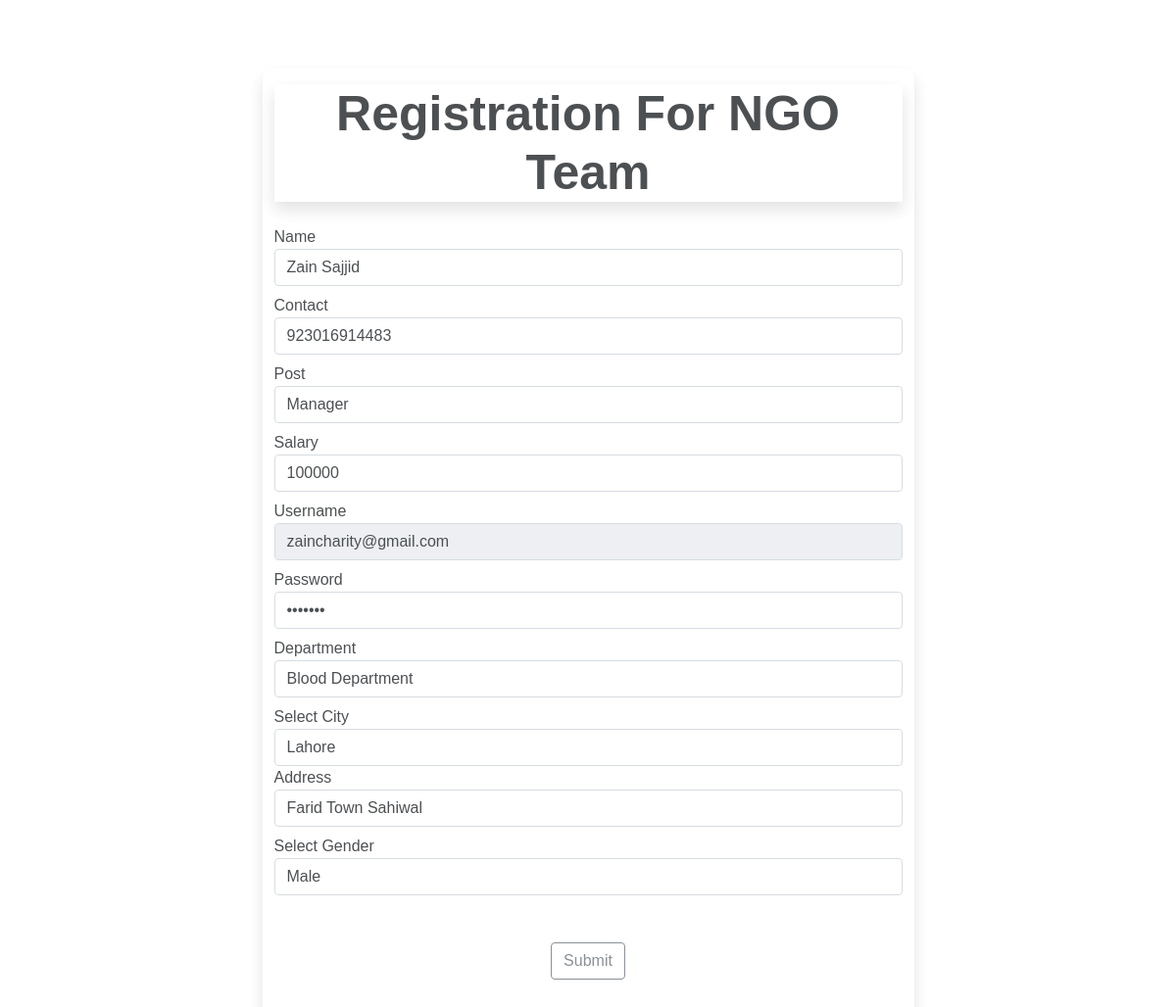
The app's page /admin/dashboard/teamedit.php?r=1 (signed in) with its own data.
### tables this page shows
CREATE TABLE `team` (
  `t_id` int(11) NOT NULL,
  `t_name` varchar(200) NOT NULL,
  `t_department` varchar(200) NOT NULL,
  `t_post` varchar(200) NOT NULL,
  `t_salary` varchar(200) NOT NULL,
  `t_username` varchar(200) NOT NULL,
  `t_password` varchar(200) NOT NULL,
  `t_contact` varchar(200) NOT NULL,
  `t_city` varchar(200) NOT NULL,
  `t_address` varchar(200) NOT NULL,
  `t_gender` varchar(200) NOT NULL
);

### admin/dashboard/teamedit.php (the view, shortened to what this page needs)
<?php
include 'dbconnect.php';
$id=$_GET['r'];
$query="SELECT * FROM team WHERE t_id='".$id."'";
$q=mysqli_query($con,$query);
$row=mysqli_fetch_array($q);
?>
<!DOCTYPE html>
<!DOCTYPE html>
<html lang="en">
<head>
	<link rel="stylesheet" href="../assets/css/bootstrap.min.css">
    <link rel="stylesheet" href="../assets/css/style.css">
    <link rel="stylesheet" href="https://cdnjs.cloudflare.com/ajax/libs/font-awesome/4.7.0/css/font-awesome.min.css">
</head>
<body>
    <div class="container section">
		<div class="row">
			<div class="col-md-7 regis shadow m-auto">
				<h2 class="mt-3 shadow">Registration For NGO Team</h2>
				<form method="post" action="teameditdb.php?r=<?php echo $row['t_id']?>" enctype="multipart/form-data">
				<div class="form-group mt-4">
					<label>Name</label>
					<input type="text" class="form-control" name="name" placeholder="Enter the Full name.." value="<?php echo $row['t_name']?>">
				</div>
				<div class="form-group  mt-2">
					<label>Contact</label>
					<input type="number" class="form-control" name="contact" placeholder="@gmail.com." value="<?php echo $row['t_contact']?>">
				</div>
				<div class="form-group  mt-2">
					<label>Post</label>
					<input type="text" class="form-control" name="post" placeholder="Enter Password ***" value="<?php echo $row['t_post']?>">
				</div>
                <div class="form-group  mt-2">
					<label>Salary</label>
					<input type="number" class="form-control" name="salary" placeholder="Enter Password ***" value="<?php echo $row['t_salary']?>">
				</div>
                <div class="form-group  mt-2">
					<label>Username</label>
					<input type="email" class="form-control" name="username" placeholder="@gmail.com." value="<?php echo $row['t_username']?>" disabled>
				</div>
				<div class="form-group  mt-2">
					<label>Password</label>
					<input type="password" class="form-control" name="password" placeholder="Enter Password ***" value="<?php echo $row['t_password']?>">
				</div>
				<div class="form-group  mt-2">
					<label>Department</label>
					<input type="text" class="form-control" name="department" placeholder="Enter address" value="<?php echo $row['t_department']?>">
				</div>
				<div class="form-group  mt-2">
					<label>Select City</label>
					<select class="form-control" name="city" value="<?php echo $row['t_city']?>">
						<option>Lahore</option>
					</select>
				</div>
				<div class="form-group  mt-2-file">
					<label>Address</label>
					<input type="text" class="form-control" name="address" placeholder="Enter address" value="<?php echo $row['t_address']?>">
				</div>
				<div class="form-group  mt-2">
					<label>Select Gender</label>
					<select class="form-control" name="gender" value="<?php echo $row['t_gender']?>">
						<option>Male</option>
					</select>
				</div>
				<div class="text-center mt-5">
				<button class="btn btn-outline-secondary mb-5" value="submit">Submit</button>
				</div>
				</form>
			</div>
		</div>
	</div>
</body>
</html>

### admin/assets/css/style.css (style rules this page uses)
* { padding: 0%; margin: 0%; font-family: sans-serif; }
.section { padding-top: 70px; padding-bottom: 70px; }

### admin/dashboard/teamedit.php (style rules this page uses)
.regis { opacity: 0.8; border-radius: 10px 10px 10px 10px; }
h2 { text-align: center; font-weight: 700; font-size: 50px; }

### records on screen
team: name "Zain Sajjid", contact "923016914483", post "Manager", salary "100000", username "zaincharity@gmail.com", department "Blood Department", city "Lahore", address "Farid Town Sahiwal", gender "Male"
